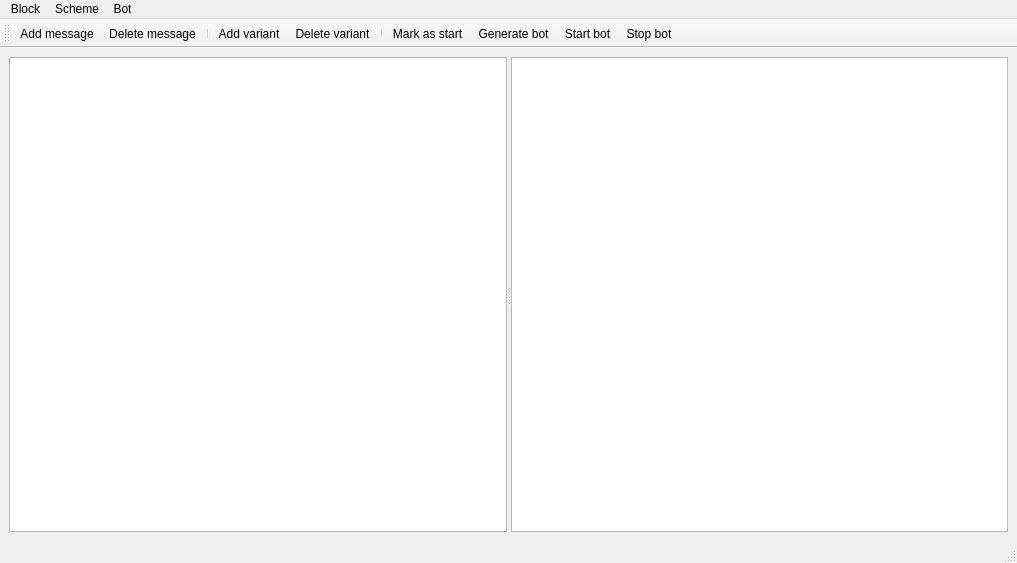
<?xml version="1.0" encoding="UTF-8"?>
<ui version="4.0">
 <class>BotEditorForm</class>
 <widget class="QMainWindow" name="BotEditorForm">
  <property name="geometry">
   <rect>
    <x>0</x>
    <y>0</y>
    <width>1017</width>
    <height>563</height>
   </rect>
  </property>
  <property name="windowTitle">
   <string>Bot Editor</string>
  </property>
  <widget class="QWidget" name="centralwidget">
   <layout class="QVBoxLayout" name="verticalLayout">
    <item>
     <widget class="QSplitter" name="splitter">
      <property name="orientation">
       <enum>Qt::Horizontal</enum>
      </property>
      <widget class="PropertiesView" name="bot_params_view"/>
      <widget class="QGraphicsView" name="graphics_view"/>
     </widget>
    </item>
   </layout>
  </widget>
  <widget class="QMenuBar" name="menubar">
   <property name="geometry">
    <rect>
     <x>0</x>
     <y>0</y>
     <width>1017</width>
     <height>21</height>
    </rect>
   </property>
   <widget class="QMenu" name="menuBit">
    <property name="title">
     <string>Bot</string>
    </property>
    <addaction name="action_generate_bot"/>
    <addaction name="action_start_bot"/>
    <addaction name="action_stop_bot"/>
   </widget>
   <widget class="QMenu" name="menuMessage">
    <property name="title">
     <string>Block</string>
    </property>
    <addaction name="action_add_message"/>
    <addaction name="action_delete_message"/>
    <addaction name="action_mark_start"/>
    <addaction name="separator"/>
    <addaction name="action_add_variant"/>
    <addaction name="action_delete_variant"/>
    <addaction name="separator"/>
   </widget>
   <widget class="QMenu" name="menuScheme">
    <property name="title">
     <string>Scheme</string>
    </property>
    <addaction name="action_manual_save"/>
   </widget>
   <addaction name="menuMessage"/>
   <addaction name="menuScheme"/>
   <addaction name="menuBit"/>
  </widget>
  <widget class="QStatusBar" name="statusbar"/>
  <widget class="QToolBar" name="toolBar">
   <property name="windowTitle">
    <string>toolBar</string>
   </property>
   <property name="iconSize">
    <size>
     <width>32</width>
     <height>32</height>
    </size>
   </property>
   <attribute name="toolBarArea">
    <enum>TopToolBarArea</enum>
   </attribute>
   <attribute name="toolBarBreak">
    <bool>false</bool>
   </attribute>
   <addaction name="action_add_message"/>
   <addaction name="action_delete_message"/>
   <addaction name="separator"/>
   <addaction name="action_add_variant"/>
   <addaction name="action_delete_variant"/>
   <addaction name="separator"/>
   <addaction name="action_mark_start"/>
   <addaction name="action_generate_bot"/>
   <addaction name="action_start_bot"/>
   <addaction name="action_stop_bot"/>
  </widget>
  <action name="action_generate_bot">
   <property name="text">
    <string>Generate bot</string>
   </property>
  </action>
  <action name="action_start_bot">
   <property name="text">
    <string>Start bot</string>
   </property>
  </action>
  <action name="action_stop_bot">
   <property name="text">
    <string>Stop bot</string>
   </property>
  </action>
  <action name="action_add_message">
   <property name="icon">
    <iconset resource="../../bot_icons.qrc">
     <normaloff>:/icons/images/add_message.svg</normaloff>:/icons/images/add_message.svg</iconset>
   </property>
   <property name="text">
    <string>Add message</string>
   </property>
  </action>
  <action name="action_delete_message">
   <property name="icon">
    <iconset resource="../../bot_icons.qrc">
     <normaloff>:/icons/images/delete_message.svg</normaloff>:/icons/images/delete_message.svg</iconset>
   </property>
   <property name="text">
    <string>Delete message</string>
   </property>
  </action>
  <action name="action_mark_start">
   <property name="text">
    <string>Mark as start</string>
   </property>
  </action>
  <action name="action_delete_variant">
   <property name="icon">
    <iconset resource="../../bot_icons.qrc">
     <normaloff>:/icons/images/delete_variant.svg</normaloff>:/icons/images/delete_variant.svg</iconset>
   </property>
   <property name="text">
    <string>Delete variant</string>
   </property>
  </action>
  <action name="action_manual_save">
   <property name="text">
    <string>Manual save</string>
   </property>
  </action>
  <action name="action_add_variant">
   <property name="text">
    <string>Add variant</string>
   </property>
  </action>
 </widget>
 <customwidgets>
  <customwidget>
   <class>PropertiesView</class>
   <extends>QTreeView</extends>
   <header>desktop_constructor_app.common.properties_view</header>
  </customwidget>
 </customwidgets>
 <resources>
  <include location="../../bot_icons.qrc"/>
 </resources>
 <connections/>
</ui>
